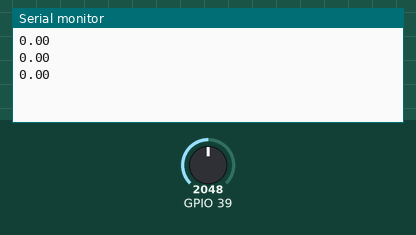
Simulated run of this sketch. Board: ESP32. Parts: the last lines printed to the serial monitor. Inputs (shaded band) come from the test bench; at power-on: GPIO 39 = 2048.

Above: at 1.3 s.
1.4 s: GPIO 39 set to 2866
At 1.9 s:
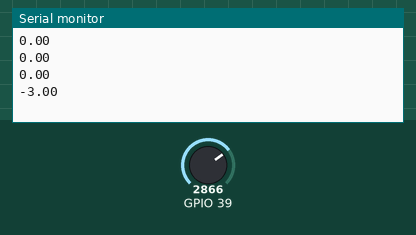
2.9 s: GPIO 39 set to 3603
At 3.4 s:
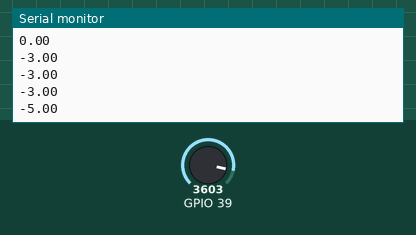
Timing chart, 0 to 5.9 s (numbered marks = the images above; inputs shaded):
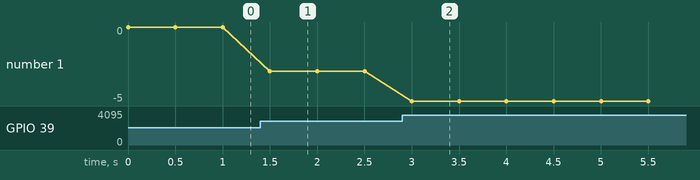

Measured:
- after the input at 1.4 s, the serial monitor: prints a new line after 0.10 s (image 1)
- after the input at 2.9 s, the serial monitor: prints a new line after 0.10 s (image 2)
- plotted number 1: 0 → -3 after the input at 1.4 s, -3 → -5 after the input at 2.9 s

The sketch:

Test_Turbidity_Esp32.ino
```cpp
void setup() {
  Serial.begin(115200); //Baud rate: 115200
}
void loop() {
  int sensorValue = analogRead(39);// read the input on analog pin 0:
  float turbidity = map(sensorValue, 0, 1400, 5, 1);
  String text = (String)turbidity;
  Serial.println(text); // print out the value you read:
  delay(500);
}
```
